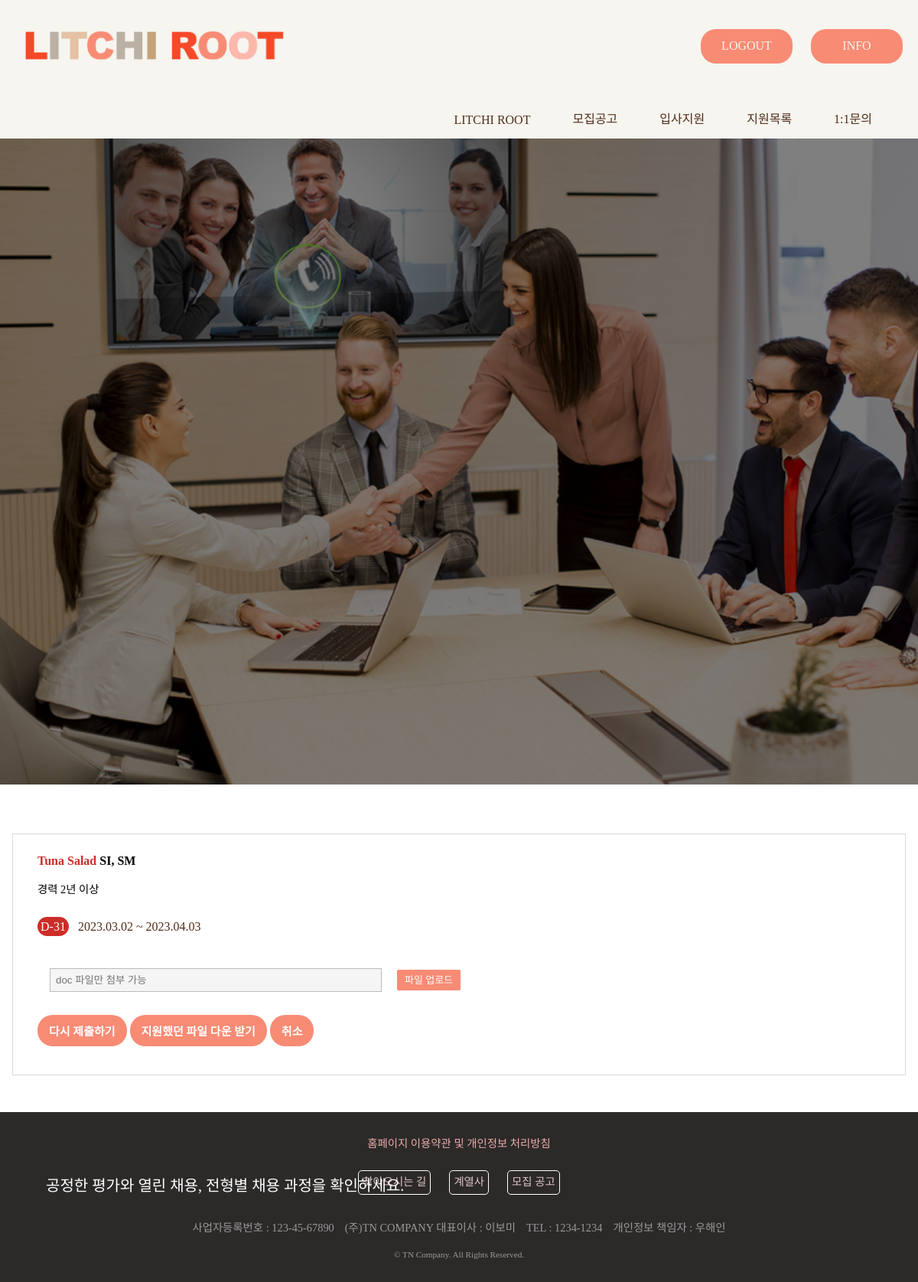
The app's page /myPage/ (signed in), older data.
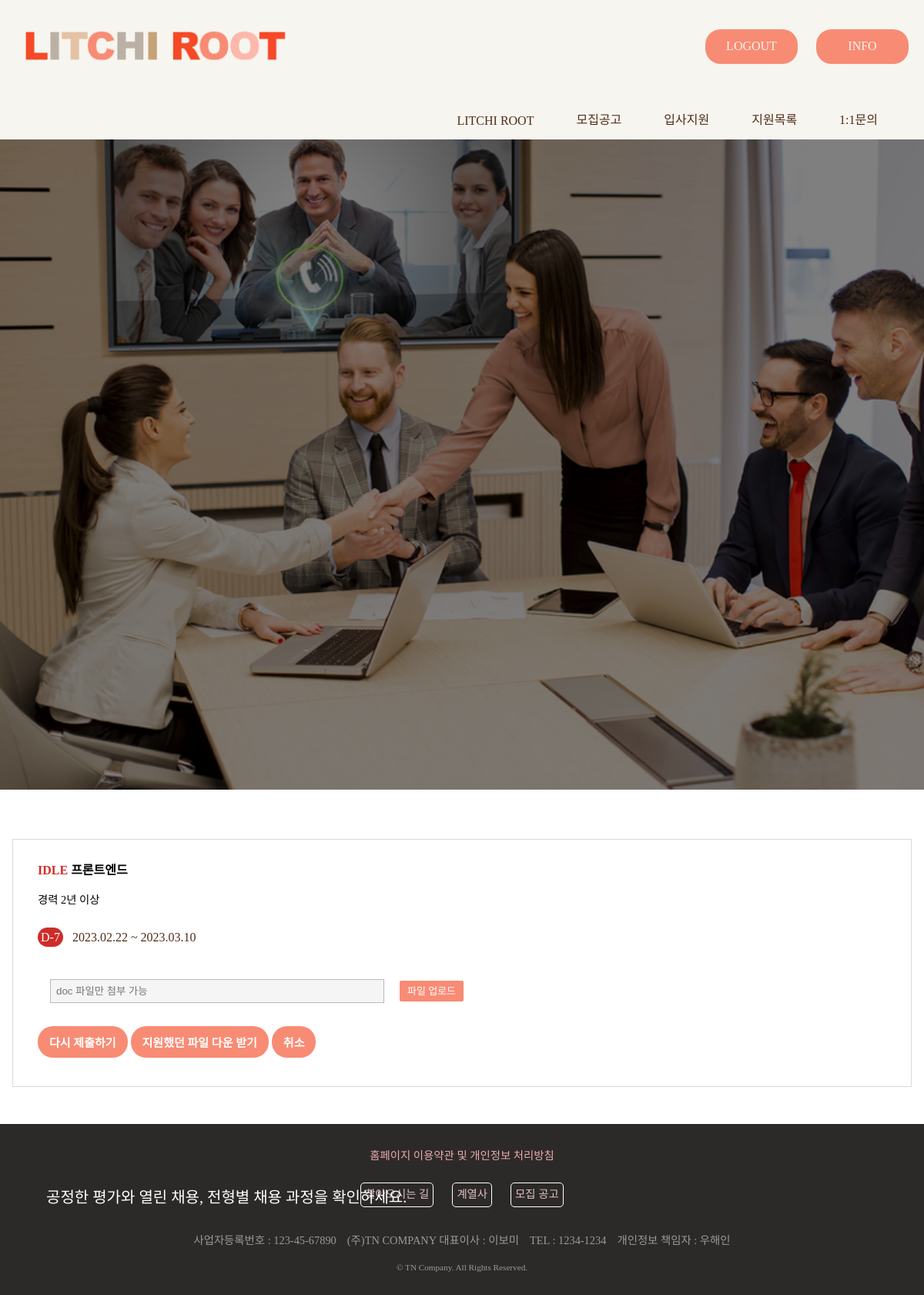
The same page, newer data.
### lcapp/models.py (models this page shows)
class Apply(models.Model): # PK자동 id 부여
    ap_seeker = models.ForeignKey(Seeker, on_delete=models.CASCADE) # 구직자 참조 -> 탈퇴 시 지원기록 삭제
    ap_recruitment = models.ForeignKey(Recruitment, on_delete=models.CASCADE) # 계열사 참조 -> 모집마감 시 지원기록 삭제
    ap_resume = models.FileField(upload_to= "%Y_%m_%d/", blank=True) # 파일 업로드 "/resume/(년도)/" 경로에 저장됨git

class Company(models.Model): # PK자동 id 부여
    co_affiliate = models.CharField(max_length=45) # 계열사 이름

class Recruitment(models.Model): # PK자동 id 부여
    re_affiliate = models.ForeignKey(Company, on_delete=models.CASCADE, related_name='company') # 계열사 참조 -> 회사가 망하면 삭제
    re_sector = models.CharField(max_length=45) # 업종 이름
    re_career = models.CharField(max_length=20) # 신입, 경력, 신입/경력 3가지 가능
    re_prefer = models.TextField() # 각종 우대사항 ','로 구분하여 적기
    re_sdate = models.DateField() # 모집시작일 설정
    re_edate = models.DateField() # 모집마감일 설정

### lcapp/views.py (the view)
# urls.py: path('myPage/', views.myPage, name='myPage'),
def myPage(request):
   request.session['url'] = request.path
   try:
      sessionEmail = request.session['email']
   except:
      message = '로그인이 필요한 서비스입니다.'
      return HttpResponse("<script>alert('"+ message +"');location.href='/';</script>")
   myApplicationes = Apply.objects.filter(ap_seeker_id=sessionEmail).select_related('ap_recruitment__re_affiliate')
   if not myApplicationes:
      message = '지원한 공고가 존재하지 않습니다.'
      return HttpResponse("<script>alert('"+ message +"');history.back();</script>")
   for myApplication in myApplicationes:
      myApplication.dDay = (myApplication.ap_recruitment.re_edate-datetime.now().date()).days
   context = {
      'myApplicationes' : myApplicationes,
   }
   return render(request, 'myPage.html', context)

### lcapp/templates/myPage.html (shortened to what this page needs)
<!DOCTYPE html>
{% load static %}
<html lang="ko">
<head>
	<link rel="stylesheet" type="text/css" href="{% static 'css/apply_ask_myPage.css'%}" />
</head>
<body style="margin:0">
    {% include "nav.html" %}
        <div class="main">
			<div class="myPage-title">
				<p>지원목록</p></br>
				<span>공정한 평가와 열린 채용, 전형별 채용 과정을 확인하세요.</span>
			</div>
            <ul class="jobs_list nrw" id="ulJobList">
                {% for myApplication in myApplicationes%}
                    {% with recruitment=myApplication.ap_recruitment%}
                    {% with affiliate=myApplication.ap_recruitment.re_affiliate %}
                        <li class="jobs_item_li">
                            <div class="jobs_item">
                                <div class="jobs_item_top">
                                    <a href="/apply/{{affiliate.id}}/{{recruitment.id}}"  class="dmyHref a_style" title="공고 상세 내용 보러가기">
                                        <strong class="tit">
                                            <span class="fc_red co">{{affiliate.co_affiliate}}</span>
                                            <span>{{recruitment.re_sector}}</span>
                                        </strong>
                                        <div class="flex_box flex_align_cnt info_box">
                                            <span class="info">{{recruitment.re_career}}</span>
                                        </div>
                                        <div class="efw400 flex_box flex_align_cnt info_box">
                                            <span class="dday">D-{{myApplication.dDay}}</span>
                                            <span class="date">{{recruitment.re_sdate|date:'Y.m.d'}} ~ {{recruitment.re_edate|date:'Y.m.d'}}</span>
                                        </div>
                                    </a>
                                    <form id="f{{recruitment.id}}" action="../apply_ok/" method="post" enctype="multipart/form-data">
                                        <div class="mb-3">
                                            <div class="input-file">
                                                <input type="text" readonly="readonly" class="file-name" placeholder="doc 파일만 첨부 가능"/>
                                                <label for="upload{{recruitment.id}}" class="file-label">파일 업로드</label>
                                            </div>
                                        </div>
                                        <input type="button"class="select-wrapper-button" value="다시 제출하기" onclick="check({{recruitment.id}})"/>
                                        <button type="button" class="select-wrapper-button" onclick="location.href='../../download?path={{ myApplication.ap_resume }}' ">지원했던 파일 다운 받기</button>
                                        <input type="button" class="select-wrapper-button" onclick="javascript:apply_delete({{recruitment.id}})" value="취소"/>
                                    </form>
                                </div>
                            </div>
                        </li>
                    {% endwith %}
                    {% endwith %}
                {% endfor %}
            </ul>
        </div>
    {% include "footer.html" %}
</body>
</html>

### lcapp/templates/nav.html (shortened to what this page needs)
{% load static %}
<link rel="stylesheet" type="text/css" href="{% static 'css/nav.css'%}" />
<nav class="nav-main">
  <header class="nav-header" id="header">
    <h1 class="nav-header-heading">
      <a href="{% url 'index' %}" title="메인 화면"><img src="{% static 'css/imgs/logo.png'%}" class="nav-image"></a>
    </h1>
    <div class="nav-sign">
      <ul class="nav-sign nav-sign-list">
        {% if request.session.email %}
        <button onclick="location.href='{% url "logout" %}'">LOGOUT</button>
        <button onclick="location.href='{% url "info" %}'">INFO</button >
        {% else %}
        <button id="login_button">LOGIN</button>
        <button onclick="location.href='{% url "join" %}'">SIGN UP</button >
        {% endif %}
        {%include 'login.html'%}
      </ul>
    </div>
  </header>
  <ul class="nav-menu">
    <li class="nav-menu-item">
      <a href="{% url 'introduce' %}" class="menu-heading">LITCHI ROOT</a>
    </li>
    <li class="nav-menu-item">
      <a href="{% url 'list' %}" class="menu-heading">모집공고</a>
    </li>
    <li class="nav-menu-item">
        <a href="{% url 'apply' '0' '0' %}" class="menu-heading">입사지원</a>
      </li>
    <li class="nav-menu-item">
      <a href="{% url 'myPage' %}" class="menu-heading">지원목록</a>
    </li>
    <li class="nav-menu-item">
      <a href="{% url 'ask' %}" class="menu-heading">1:1문의</a>
    </li>
  </ul>
</nav>

### lcapp/templates/login.html (shortened to what this page needs)
{% load static %}
<html lang="ko">
<head>
    <link rel="stylesheet" type="text/css" href="{% static 'css/login_join.css' %}">
</head>
<body>
</body>

### lcapp/templates/footer.html
{% load static %}
<link rel="stylesheet" type="text/css" href="{% static 'css/footer.css'%}" />
<footer class="footer-main">
  <ul class="footer-corp">
    <li><a href="/terms">홈페이지 이용약관 및 개인정보 처리방침</a></li>
  </ul>
  <ul class="footer-info">
    <li><a href="{% url 'map' %}">찾아오시는 길</a></li>
    <li><a href="{% url 'subsidiary' %}">계열사</a></li>
    <li><a href="{% url 'list' %}">모집 공고</a></li>
  </ul>
  <address class="footer-address">
    <span>사업자등록번호 : 123-45-67890</span>
    <span>(주)TN COMPANY 대표이사 : 이보미</span>
    <span>TEL : 1234-1234</span>
    <span>개인정보 책임자 : 우해인</span>
  </address>
  <small class="footer-copyringt">&copy; TN Company. All Rights Reserved.</small>
</footer>

### lcapp/static/css/apply_ask_myPage.css (style rules this page uses)
.main { position:static; min-height:800px; margin-top: 25px; }
.myPage-title { position: static; display: inline-block; height: 1000px; width: 100%; background: linear-gradient(rgba(0,0,0,0.5), rgba(0,0,0,0.5)), url(imgs/img_myPage.jpg); background-size: cover; }
.myPage-title p { position: absolute; text-align: left; vertical-align: middle; padding: 0 0 15px; top: 70%; left: 7%; width: 380px; color: #ffffff; font-size: 70px; font-family: noto-medium; cursor: default; }
.myPage-title span { position: absolute; text-align: left; vertical-align: middle; padding: 10px 0 15px; margin-top: 15px; top: 86%; left: 5%; width: 900px; color: #ffffff; font-size: 30px; font-family: noto-medium; cursor: default; }
.select-wrapper-button { background-color: #f88b74; border: none; color: #fff; padding: 10px 15px; margin-bottom: 5px; border-radius: 20px; outline: none; cursor: pointer; transition: all .4s; font-size: 15px; font-weight: bold; font-family: noto-medium; }
.jobs_list { list-style: none; display: block; margin-block-start: 4em; margin-block-end: 3em; margin-inline-start: 0px; margin-inline-end: 0px; padding-inline-start: 0px; }
.jobs_item_li { display: list-item; text-align: -webkit-match-parent; margin: 1rem; }
.jobs_item { position: relative; border: 1px solid #d9d9d9; -webkit-transition: box-shadow .35s ease; transition: box-shadow .35s ease; }
.jobs_item_top { padding: 1.6rem 2rem 2rem; }
.a_style { color: inherit; text-decoration: none; background-color: transparent; -webkit-tap-highlight-color: transparent; font-family: noto-regular; }
.jobs_item .info_box { padding-top: 1rem; padding-bottom: 1rem; line-height: 1; font-family: noto-regular; }
.fc_red { color: #cd2d29 !important; }
.jobs_item .info { position: relative; font-size: 0.9rem; line-height: initial; font-family: noto-regular; }
.jobs_item .dday { padding: 4px 4px; width: 3.75rem; font-size: 1rem; text-align: center; color: #fff; background-color: #cd2d29; border-radius: 1rem; }
.jobs_item .date { padding-left: 0.5rem; font-size: 1rem; color: #502c19; }
.mb-3 { margin:1rem; }
.input-file .file-label { margin : 1rem; display: inline-block; min-width: 53px; height: 27px; line-height: 27px; padding: 0 10px; border-radius: 2px; font-size: 13px; background-color: #f88b74; color: #fff; text-align: center; cursor: pointer; font-family: noto-regular; }
.input-file .file-name { width: 40%; background: #f5f5f5; height: 27px; line-height: 26px; text-indent: 5px; border: 1px solid #bbb; cursor: default; outline: none; }
@media (max-width: 1200px) { .myPage-title p { font-size: 50px; top: 78%; width: 300px; } }
@media (max-width: 1200px) { .myPage-title span { font-size: 20px; top: 90%; width: 600px; } }

### lcapp/static/css/nav.css (style rules this page uses)
.nav-main { position: fixed; display: block; top: 0; width: 100%; min-height: 170px; background-color: #f6f5ef; margin-bottom: 0; z-index: 999; }
.nav-header { display: flex; margin: 0; padding: 0; width: auto; height:120px; align-items: center; justify-content: space-between; }
.nav-header-heading { float: left; font-size: 10px; }
.nav-header-heading a { margin: auto; padding: auto; text-align: center; }
.nav-image { display: block; padding-top: 15px; width: 400px; height: auto; margin: auto; min-width: 200px; }
.nav-sign { display: inline-block; min-width: 400px; padding: 0; float: right; text-align: right; }
.nav-sign-list { width:auto; margin: auto; vertical-align: middle; }
.nav-sign button { height:45px; width:120px; text-align: center; border: none; border-radius: 20px; margin-right: 20px; font-size: 1rem; color: #f6f5ef; background-color: #F88b74; margin-top: 0; font-family: noto-bold; cursor: pointer; }
.nav-menu { display: flex; width: auto; height:45px; justify-content: flex-end; margin-right: 20px; margin-bottom: 0; padding-right: 20px; align-items: end; }
.nav-menu-item { display: block; float: left; margin-left: 15px; font-size: 12px; }
.nav-menu-item a { display: block; padding: 10px 20px 15px; width: auto; font-size: 1rem; font-weight: 300; text-decoration: none; font-family: noto-bold; color: #502c19; }

Row changes from the older to the newer data that the page shows:
removed Apply: ap_recruitment.re_affiliate.co_affiliate "Tuna Salad", ap_recruitment.re_sector "SI, SM", ap_recruitment.re_career "경력 2년 이상", dDay "31", ap_recruitment.re_sdate "2023.03.02", ap_recruitment.re_edate "2023.04.03"
added Apply: ap_recruitment.re_affiliate.co_affiliate "IDLE", ap_recruitment.re_sector "프론트엔드", ap_recruitment.re_career "경력 2년 이상", dDay "7", ap_recruitment.re_sdate "2023.02.22", ap_recruitment.re_edate "2023.03.10"
